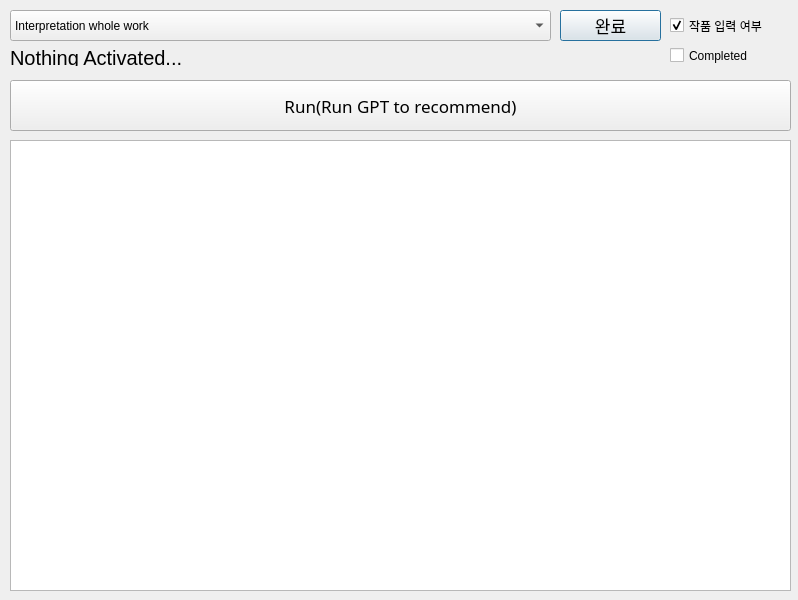
<?xml version="1.0" encoding="UTF-8"?>
<ui version="4.0">
 <class>Dialog</class>
 <widget class="QDialog" name="Dialog">
  <property name="geometry">
   <rect>
    <x>0</x>
    <y>0</y>
    <width>798</width>
    <height>600</height>
   </rect>
  </property>
  <property name="windowTitle">
   <string>Dialog</string>
  </property>
  <widget class="QComboBox" name="comboBox">
   <property name="geometry">
    <rect>
     <x>10</x>
     <y>10</y>
     <width>541</width>
     <height>31</height>
    </rect>
   </property>
   <item>
    <property name="text">
     <string>Interpretation whole work</string>
    </property>
   </item>
   <item>
    <property name="text">
     <string>Input Work's Info</string>
    </property>
   </item>
   <item>
    <property name="text">
     <string>Similar Poem Recommendation</string>
    </property>
   </item>
   <item>
    <property name="text">
     <string>Generate Work's Background Image</string>
    </property>
   </item>
   <item>
    <property name="text">
     <string>Interpretation Each Line</string>
    </property>
   </item>
   <item>
    <property name="text">
     <string>Interpretation Work's author</string>
    </property>
   </item>
  </widget>
  <widget class="QPushButton" name="pushButton_2">
   <property name="geometry">
    <rect>
     <x>560</x>
     <y>10</y>
     <width>101</width>
     <height>31</height>
    </rect>
   </property>
   <property name="font">
    <font>
     <family>맑은 고딕</family>
     <pointsize>13</pointsize>
    </font>
   </property>
   <property name="text">
    <string>완료</string>
   </property>
  </widget>
  <widget class="QCheckBox" name="checkBox">
   <property name="enabled">
    <bool>true</bool>
   </property>
   <property name="geometry">
    <rect>
     <x>670</x>
     <y>10</y>
     <width>101</width>
     <height>31</height>
    </rect>
   </property>
   <property name="text">
    <string>작품 입력 여부</string>
   </property>
   <property name="checkable">
    <bool>true</bool>
   </property>
   <property name="checked">
    <bool>true</bool>
   </property>
   <property name="tristate">
    <bool>true</bool>
   </property>
  </widget>
  <widget class="QCheckBox" name="checkBox_2">
   <property name="enabled">
    <bool>true</bool>
   </property>
   <property name="geometry">
    <rect>
     <x>670</x>
     <y>40</y>
     <width>101</width>
     <height>31</height>
    </rect>
   </property>
   <property name="text">
    <string>Completed</string>
   </property>
   <property name="checkable">
    <bool>false</bool>
   </property>
   <property name="checked">
    <bool>false</bool>
   </property>
   <property name="tristate">
    <bool>true</bool>
   </property>
  </widget>
  <widget class="QLabel" name="label">
   <property name="geometry">
    <rect>
     <x>10</x>
     <y>50</y>
     <width>381</width>
     <height>16</height>
    </rect>
   </property>
   <property name="font">
    <font>
     <pointsize>15</pointsize>
    </font>
   </property>
   <property name="text">
    <string>Nothing Activated...</string>
   </property>
  </widget>
  <widget class="QTextBrowser" name="textBrowser">
   <property name="geometry">
    <rect>
     <x>10</x>
     <y>140</y>
     <width>781</width>
     <height>451</height>
    </rect>
   </property>
  </widget>
  <widget class="QPushButton" name="pushButton">
   <property name="geometry">
    <rect>
     <x>10</x>
     <y>80</y>
     <width>781</width>
     <height>51</height>
    </rect>
   </property>
   <property name="font">
    <font>
     <family>맑은 고딕</family>
     <pointsize>13</pointsize>
    </font>
   </property>
   <property name="text">
    <string>Run(Run GPT to recommend)</string>
   </property>
  </widget>
 </widget>
 <resources/>
 <connections/>
</ui>
